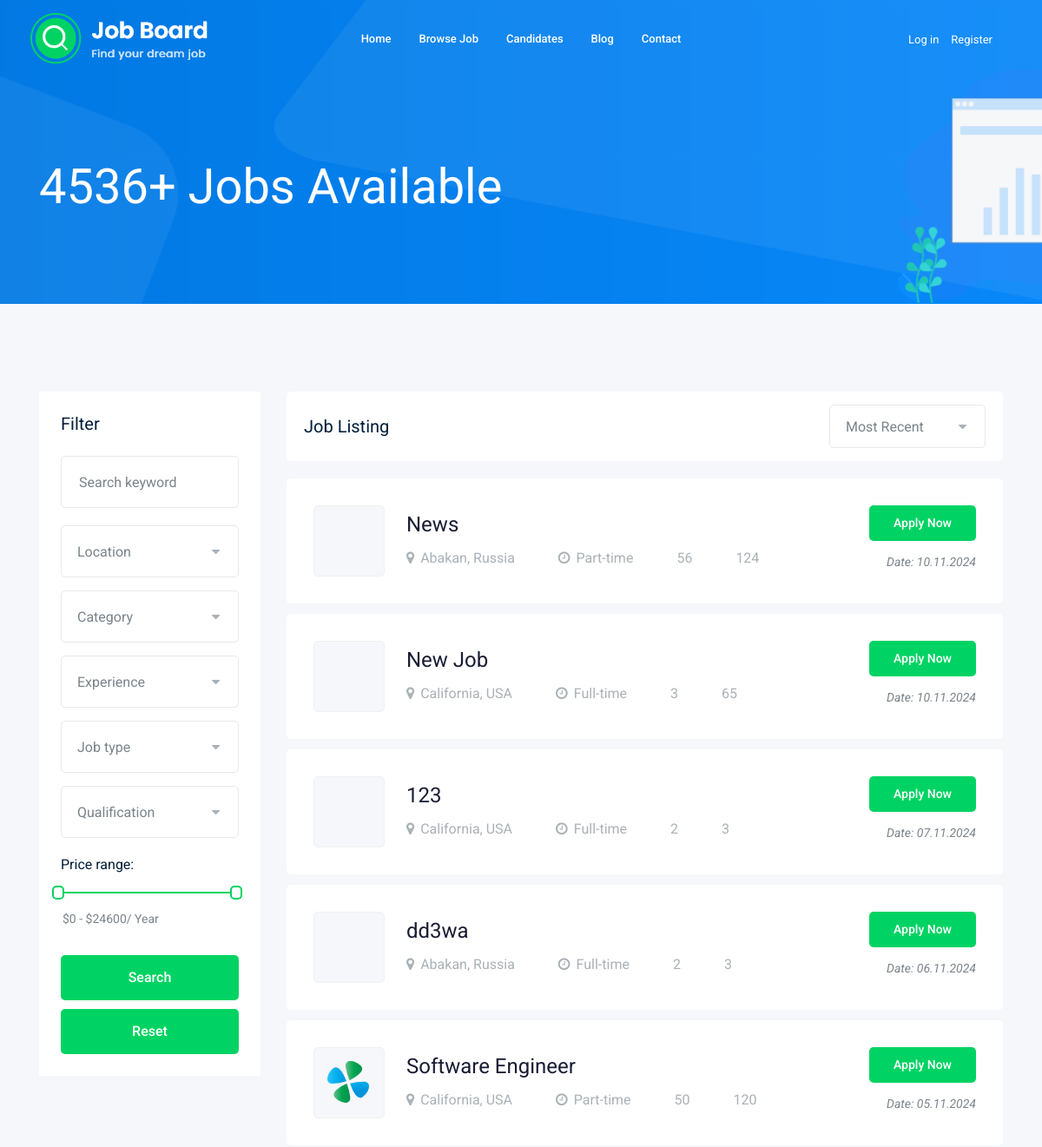
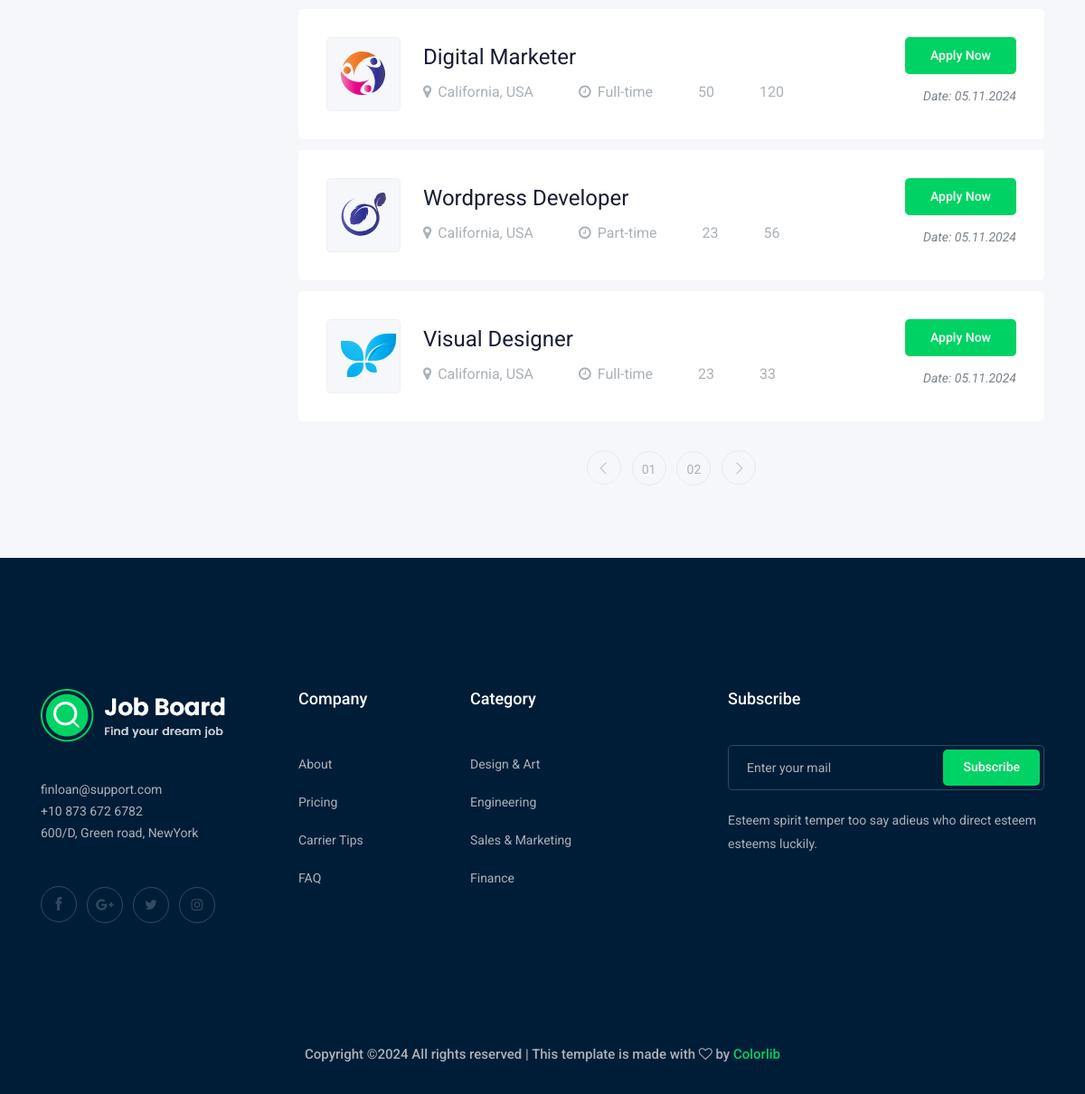
/jobs.php, run on the app's committed database (2 pictures, top to bottom).
### tables this page shows
CREATE TABLE `jobs` (
  `id` int NOT NULL,
  `name` varchar(255) NOT NULL,
  `description` text NOT NULL,
  `category_id` int NOT NULL,
  `min_salary` int NOT NULL,
  `max_salary` int NOT NULL,
  `qualification_id` int NOT NULL,
  `experience_id` int NOT NULL,
  `job_type_id` int NOT NULL,
  `location_id` int NOT NULL,
  `image` varchar(255) DEFAULT NULL,
  `date` timestamp NOT NULL DEFAULT CURRENT_TIMESTAMP,
  `slug` varchar(255) NOT NULL,
  `company_id` int NOT NULL,
  `available_position` int UNSIGNED NOT NULL DEFAULT '0'
);

CREATE TABLE `locations` (
  `id` int NOT NULL,
  `name` varchar(255) NOT NULL
);

CREATE TABLE `job_types` (
  `id` int NOT NULL,
  `name` varchar(255) NOT NULL
);

### jobs.php (the view, shortened to what this page needs)
<?php
$pdo = require_once $_SERVER['DOCUMENT_ROOT'] . '/db.php';
$filters = [
    'location' => $_GET['location'] ?? 'all',
    'category' => $_GET['category'] ?? 'all',
    'experience' => $_GET['experience'] ?? 'all',
    'job_type' => $_GET['job_type'] ?? 'all',
    'qualification' => $_GET['qualification'] ?? 'all',
    'keywords' => $_GET['keywords'] ?? '',
    'min_salary' => $_GET['min_salary'] ?? '',
    'max_salary' => $_GET['max_salary'] ?? '',
    'company' => $_GET['company'] ?? 'all',
];
$minSalary = round(24600 * (float)$filters['min_salary'] / 100);
$maxSalary = round(24600 * (float)$filters['max_salary'] / 100);
$sorting = $_GET['sorting'] ?? 'most_recent';
$sql = "SELECT jobs.*, locations.name AS location, job_types.name AS job_type
        FROM jobs
        JOIN locations ON jobs.location_id = locations.id
        JOIN job_types ON jobs.job_type_id = job_types.id";
$whereClauses = [];
$params = [];
$whereClauses[] = "jobs.min_salary >= :min_salary";
$params['min_salary'] = $minSalary;
$whereClauses[] = "jobs.max_salary <= :max_salary";
$params['max_salary'] = empty($maxSalary) ? 24600 : $maxSalary;
if ($whereClauses) {
    $sql .= " WHERE " . implode(" AND ", $whereClauses);
}
if ($sorting === 'most_recent') {
    $sql .= " ORDER BY jobs.date DESC";
} elseif ($sorting === 'oldest') {
    $sql .= " ORDER BY jobs.date ASC";
} elseif ($sorting === 'highest_salary') {
    $sql .= " ORDER BY jobs.max_salary DESC";
} elseif ($sorting === 'lowest_salary') {
    $sql .= " ORDER BY jobs.max_salary ASC";
}
$stmt = $pdo->prepare($sql);
$stmt->execute($params);
$jobs = $stmt->fetchAll();
?>
<!doctype html>
<html class="no-js" lang="zxx">
<head>
    <link rel="stylesheet" href="css/bootstrap.min.css">
    <link rel="stylesheet" href="css/owl.carousel.min.css">
    <link rel="stylesheet" href="css/magnific-popup.css">
    <link rel="stylesheet" href="css/font-awesome.min.css">
    <link rel="stylesheet" href="css/themify-icons.css">
    <link rel="stylesheet" href="css/nice-select.css">
    <link rel="stylesheet" href="css/flaticon.css">
    <link rel="stylesheet" href="css/jquery-ui.css">
    <link rel="stylesheet" href="css/gijgo.css">
    <link rel="stylesheet" href="css/animate.min.css">
    <link rel="stylesheet" href="css/slicknav.css">
    <link rel="stylesheet" href="css/style.css">
</head>
<body>
<?php
include $_SERVER['DOCUMENT_ROOT'] . '/layouts/header.php';
?>
<div class="bradcam_area bradcam_bg_1">
    <div class="container">
        <div class="row">
            <div class="col-xl-12">
                <div class="bradcam_text">
                    <h3>4536+ Jobs Available</h3>
                </div>
            </div>
        </div>
    </div>
</div>
<div class="job_listing_area plus_padding">
    <div class="container">
        <div class="row">
            <div class="col-lg-3">
                <div class="job_filter white-bg">
                    <div class="form_inner white-bg">
                        <h3>Filter</h3>
                        <form id="my-form">
                            <div class="row">
                                <div class="col-lg-12">
                                    <div class="single_field">
                                        <input type="text" name="keywords" placeholder="Search keyword"
                                               value="<?= $filters['keywords'] ?? '' ?>">
                                    </div>
                                </div>
                                <div class="col-lg-12">
                                </div>
                                <div class="col-lg-12">
                                </div>
                                <div class="col-lg-12">
                                </div>
                                <div class="col-lg-12">
                                </div>
                                <div class="col-lg-12">
                                </div>
                            </div>
                            <div class="range_wrap">
                                <label for="amount">Price range:</label>
                                <div id="slider-range">
                                </div>
                                <p>
                                    <input type="text" id="amount" readonly
                                           style="border:0; color:#7A838B; font-size: 14px; font-weight:400;">
                                </p>
                            </div>
                            <div class="reset_btn" style="margin-bottom: 10px;">
                                <button class="boxed-btn3 w-100" type="submit">Search</button>
                            </div>
                            <div class="reset_btn">
                                <a href="/jobs.php" class="boxed-btn3 w-100"">Reset</a>
                            </div>
                    </div>
                </div>
            </div>
            <div class="col-lg-9">
                <div class="recent_joblist_wrap">
                    <div class="recent_joblist white-bg ">
                        <div class="row align-items-center">
                            <div class="col-md-6">
                                <h4>Job Listing</h4>
                            </div>
                            <div class="col-md-6">
                                <div class="serch_cat d-flex justify-content-end">
                                </div>
                            </div>
                        </div>
                    </div>
                </div>
                <div class="job_lists m-0">
                    <div class="row">
                        <?php foreach ($jobs as $job): ?>
                            <div class="col-lg-12 col-md-12">
                                <div class="single_jobs white-bg d-flex justify-content-between">
                                    <div class="jobs_left d-flex align-items-center">
                                        <div class="thumb">
                                            <img src="<?= $job['image'] ?>" alt="">
                                        </div>
                                        <div class="jobs_conetent">
                                            <a href="/job_details.php?slug=<?= $job['slug'] ?>">
                                                <h4><?= $job['name'] ?></h4>
                                            </a>
                                            <div class="links_locat d-flex align-items-center">
                                                <div class="location">
                                                    <p><i class="fa fa-map-marker"></i><?= $job['location'] ?></p>
                                                </div>
                                                <div class="location">
                                                    <p><i class="fa fa-clock-o"></i><?= $job['job_type'] ?></p>
                                                </div>
                                                <div class="location">
                                                    <p><?= $job['min_salary'] ?></p>
                                                </div>
                                                <div class="location">
                                                    <p><?= $job['max_salary'] ?></p>
                                                </div>
                                            </div>
                                        </div>
                                    </div>
                                    <div class="jobs_right">
                                        <div class="apply_now">
                                            <a href="/job_details.php?slug=<?= $job['slug'] ?>" class="boxed-btn3">Apply
                                                Now</a>
                                        </div>
                                        <div class="date">
                                            <p>Date: <?= date('d.m.Y', strtotime($job['date'])) ?></p>
                                        </div>
                                    </div>
                                </div>
                            </div>
                        <?php endforeach; ?>
                    </div>
                    <div class="row">
                        <div class="col-lg-12">
                            <div class="pagination_wrap">
                                <ul>
                                    <li><a href="#"> <i class="ti-angle-left"></i> </a></li>
                                    <li><a href="#"><span>01</span></a></li>
                                    <li><a href="#"><span>02</span></a></li>
                                    <li><a href="#"> <i class="ti-angle-right"></i> </a></li>
                                </ul>
                            </div>
                        </div>
                    </div>
                </div>
            </div>
        </div>
    </div>
</div>
<footer class="footer">
    <div class="footer_top">
        <div class="container">
            <div class="row">
                <div class="col-xl-3 col-md-6 col-lg-3">
                    <div class="footer_widget wow fadeInUp" data-wow-duration="1s" data-wow-delay=".3s">
                        <div class="footer_logo">
                            <a href="#">
                                <img src="img/logo.png" alt="">
                            </a>
                        </div>
                        <p>
                            finloan@support.com <br>
                            +10 873 672 6782 <br>
                            600/D, Green road, NewYork
                        </p>
                        <div class="socail_links">
                            <ul>
                                <li>
                                    <a href="#">
                                        <i class="ti-facebook"></i>
                                    </a>
                                </li>
                                <li>
                                    <a href="#">
                                        <i class="fa fa-google-plus"></i>
                                    </a>
                                </li>
                                <li>
                                    <a href="#">
                                        <i class="fa fa-twitter"></i>
                                    </a>
                                </li>
                                <li>
                                    <a href="#">
                                        <i class="fa fa-instagram"></i>
                                    </a>
                                </li>
                            </ul>
                        </div>
                    </div>
                </div>
                <div class="col-xl-2 col-md-6 col-lg-2">
                    <div class="footer_widget wow fadeInUp" data-wow-duration="1.1s" data-wow-delay=".4s">
                        <h3 class="footer_title">
                            Company
                        </h3>
                        <ul>
                            <li><a href="#">About </a></li>
                            <li><a href="#"> Pricing</a></li>
                            <li><a href="#">Carrier Tips</a></li>
                            <li><a href="#">FAQ</a></li>
                        </ul>
                    </div>
                </div>
                <div class="col-xl-3 col-md-6 col-lg-3">
                    <div class="footer_widget wow fadeInUp" data-wow-duration="1.2s" data-wow-delay=".5s">
                        <h3 class="footer_title">
                            Category
                        </h3>
                        <ul>
                            <li><a href="#">Design & Art</a></li>
                            <li><a href="#">Engineering</a></li>
                            <li><a href="#">Sales & Marketing</a></li>
                            <li><a href="#">Finance</a></li>
                        </ul>
                    </div>
                </div>
                <div class="col-xl-4 col-md-6 col-lg-4">
                    <div class="footer_widget wow fadeInUp" data-wow-duration="1.3s" data-wow-delay=".6s">
                        <h3 class="footer_title">
                            Subscribe
                        </h3>
                        <form action="#" class="newsletter_form">
                            <input type="text" placeholder="Enter your mail">
                            <button type="submit">Subscribe</button>
                        </form>
                        <p class="newsletter_text">Esteem spirit temper too say adieus who direct esteem esteems
                            luckily.</p>
                    </div>
                </div>
            </div>
        </div>
    </div>
    <div class="copy-right_text wow fadeInUp" data-wow-duration="1.4s" data-wow-delay=".3s">
        <div class="container">
            <div class="row">
                <div class="col-xl-12">
                    <p class="copy_right text-center">
                        Copyright &copy;<script>document.write(new Date().getFullYear());</script>
                        All rights reserved | This template is made with <i class="fa fa-heart-o"
                                                                            aria-hidden="true"></i> by <a
                                href="https://colorlib.com" target="_blank">Colorlib</a>
                    </p>
                </div>
            </div>
        </div>
    </div>
</footer>
</body>
</html>

### data on the page
jobs: name "News", location.name "Abakan, Russia", job_type.name "Part-time", min_salary "56", max_salary "124", date "10.11.2024"
jobs: name "New Job", location.name "California, USA", job_type.name "Full-time", min_salary "3", max_salary "65", date "10.11.2024"
jobs: name "123", location.name "California, USA", job_type.name "Full-time", min_salary "2", max_salary "3", date "07.11.2024"
jobs: name "dd3wa", location.name "Abakan, Russia", job_type.name "Full-time", min_salary "2", max_salary "3", date "06.11.2024"
jobs: image (picture), name "Software Engineer", location.name "California, USA", job_type.name "Part-time", min_salary "50", max_salary "120", date "05.11.2024"
jobs: image (picture), name "Digital Marketer", location.name "California, USA", job_type.name "Full-time", min_salary "50", max_salary "120", date "05.11.2024"
jobs: image (picture), name "Wordpress Developer", location.name "California, USA", job_type.name "Part-time", min_salary "23", max_salary "56", date "05.11.2024"
jobs: image (picture), name "Visual Designer", location.name "California, USA", job_type.name "Full-time", min_salary "23", max_salary "33", date "05.11.2024"
